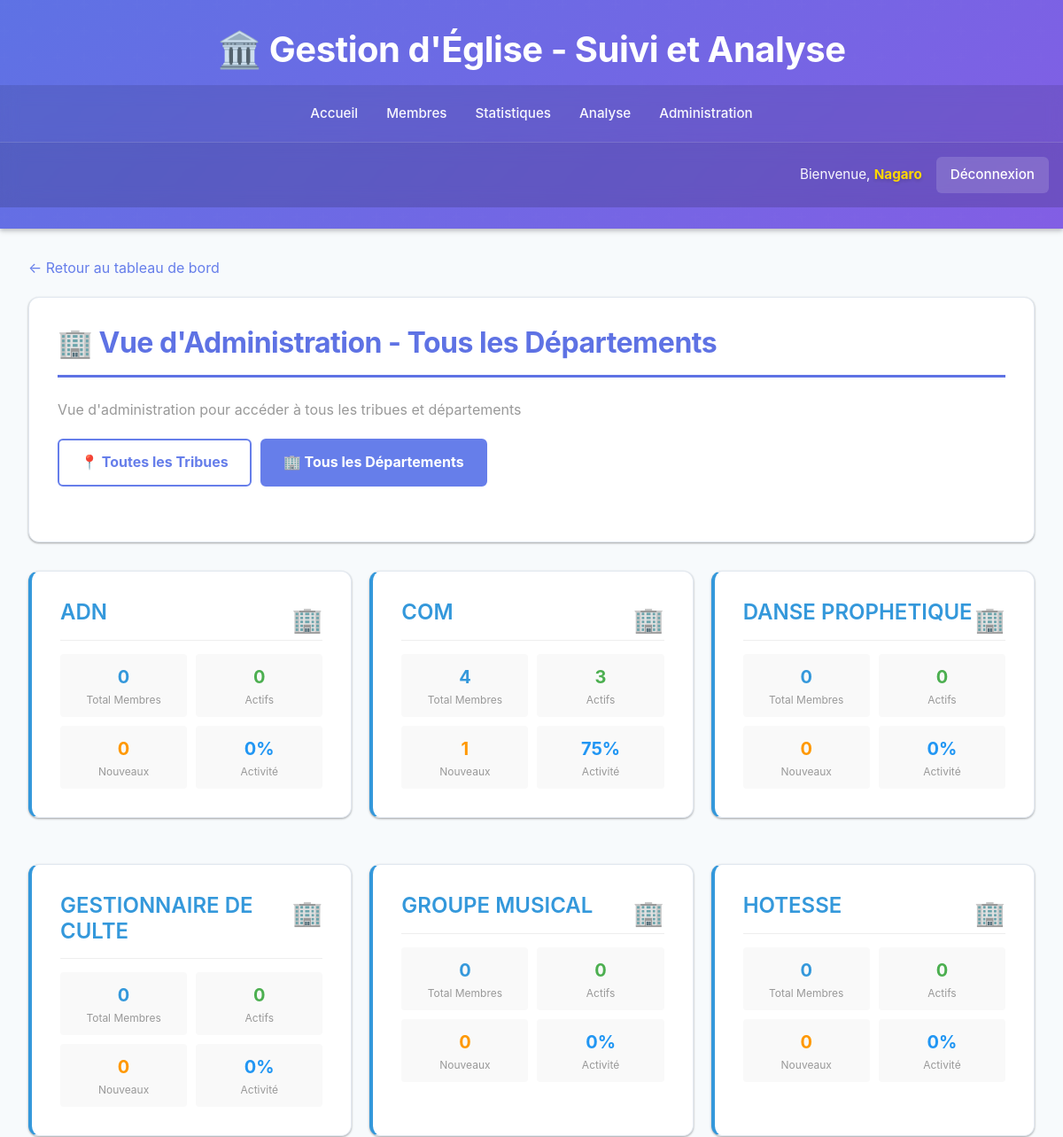
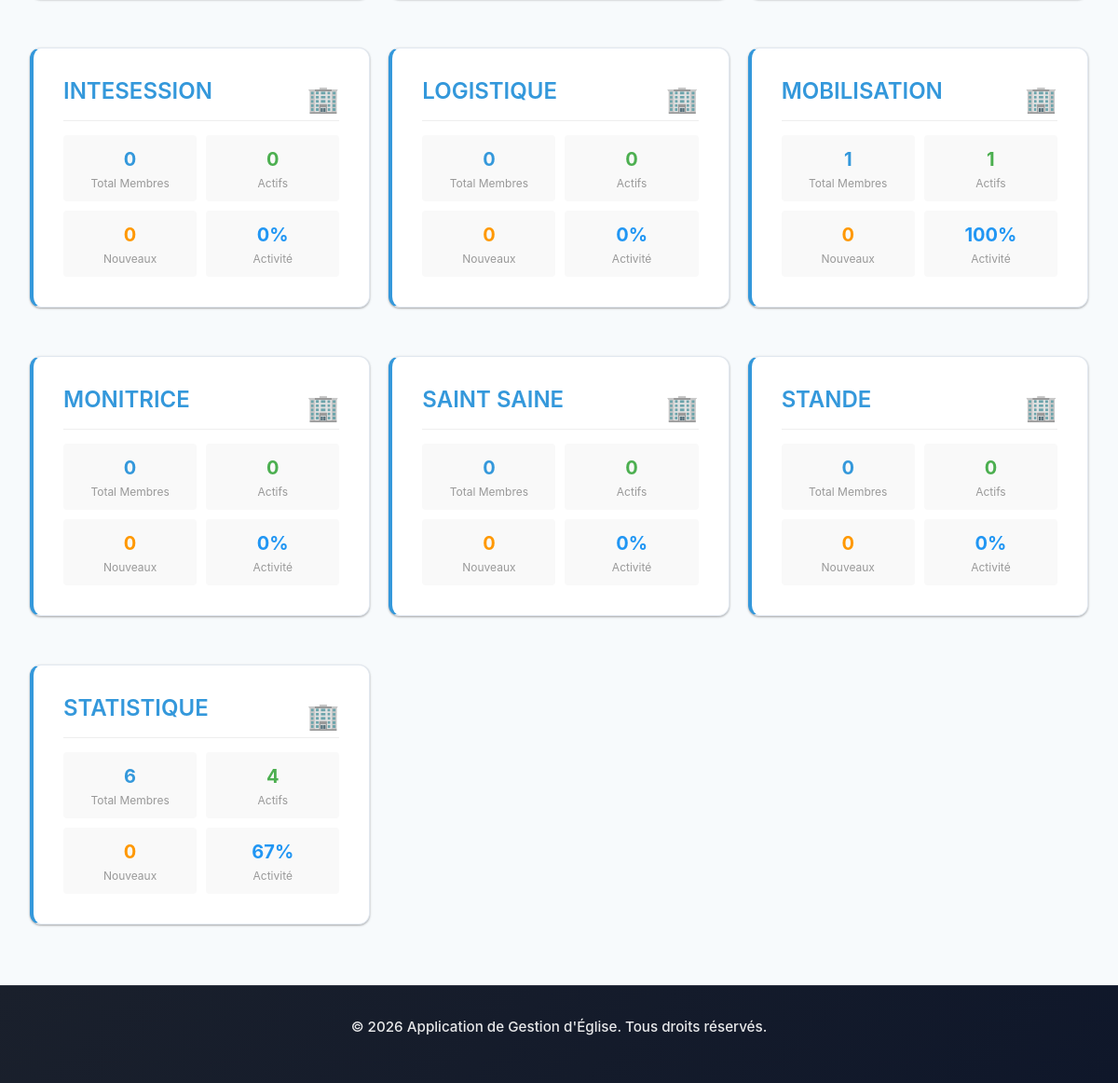
Page /gestion-tribu-departement/?mode=departement (signed in) on the committed database (2 pictures, top to bottom).
### eglise/models.py (models this page shows, shortened)
class Departement(models.Model):
    nom = models.CharField(max_length=100, unique=True)
    description = models.TextField(blank=True, null=True)
    responsable = models.CharField(max_length=100, blank=True, null=True)
    date_creation = models.DateTimeField(auto_now_add=True)
    class Meta:
        ordering = ['nom']

### eglise/admin_tribu_departement_view.py (the view, shortened to what this page needs)
# urls.py: path('gestion-tribu-departement/', views.AdminTribuDepartementView.as_view(), name='admin_tribu_departement'),
class AdminTribuDepartementView(LoginRequiredMixin, TemplateView):
    template_name = 'eglise/admin_tribu_departement.html'
    def dispatch(self, request, *args, **kwargs):
        if not request.user.is_superuser:
            return redirect('eglise:dashboard')
        return super().dispatch(request, *args, **kwargs)
    def get_context_data(self, **kwargs):
        context = super().get_context_data(**kwargs)
        mode = self.request.GET.get('mode', 'tribu')
        if mode == 'departement':
            departements = Departement.objects.all().order_by('nom')
            departements_data = []
            for dept in departements:
                membres_count = Membre.objects.filter(departement=dept).count()
                actifs_count = Membre.objects.filter(departement=dept, statut='actif').count()
                nouveaux_count = Membre.objects.filter(departement=dept, statut='nouveau').count()
                pourcentage_actifs = 0
                if membres_count > 0:
                    pourcentage_actifs = round((actifs_count * 100) / membres_count)
                departements_data.append({
                    'obj': dept,
                    'total': membres_count,
                    'actifs': actifs_count,
                    'nouveaux': nouveaux_count,
                    'pourcentage_actifs': pourcentage_actifs,
                })
            context['departements'] = departements_data
            context['mode'] = 'departement'
            context['page_title'] = '🏢 Vue d\'Administration - Tous les Départements'
        return context

### eglise/templates/eglise/admin_tribu_departement.html (shortened to what this page needs)
{% extends 'eglise/base.html' %}
{% block content %}
<div style="margin-bottom: 20px;">
    <a href="{% url 'eglise:dashboard' %}" style="color: #667eea; text-decoration: none;">← Retour au tableau de bord</a>
</div>
<div class="card">
    <h2>{{ page_title }}</h2>
    <p style="color: #999; margin-bottom: 20px;">Vue d'administration pour accéder à tous les tribues et départements</p>
    <div style="display: flex; gap: 10px; margin-bottom: 30px;">
        <a href="{% url 'eglise:admin_tribu_departement' %}?mode=tribu"
           style="padding: 12px 24px; border-radius: 6px; text-decoration: none; font-weight: bold; border: 2px solid #667eea; {% if mode == 'tribu' %}background: #667eea; color: white;{% else %}color: #667eea; background: white;{% endif %} transition: all 0.3s;">
            📍 Toutes les Tribues
        </a>
        <a href="{% url 'eglise:admin_tribu_departement' %}?mode=departement"
           style="padding: 12px 24px; border-radius: 6px; text-decoration: none; font-weight: bold; border: 2px solid #667eea; {% if mode == 'departement' %}background: #667eea; color: white;{% else %}color: #667eea; background: white;{% endif %} transition: all 0.3s;">
            🏢 Tous les Départements
        </a>
    </div>
</div>
{% if mode == 'tribu' %}
<div style="display: grid; grid-template-columns: repeat(auto-fill, minmax(300px, 1fr)); gap: 20px; margin-top: 20px;">
    {% for tribu_item in tribus %}
    <div class="card" style="border-left: 4px solid #667eea; cursor: pointer; transition: all 0.3s; hover-transform: translateY(-2px); hover-box-shadow: 0 4px 12px rgba(102, 126, 234, 0.3);">
        <a href="{% url 'eglise:tribu_membres' tribu_item.obj.id %}" style="text-decoration: none; color: inherit; display: block;">
            <div style="display: flex; justify-content: space-between; align-items: start;">
                <div>
                    <h3 style="color: #667eea; margin-bottom: 15px; margin-top: 0;">{{ tribu_item.obj.nom }}</h3>
                    {% if tribu_item.obj.description %}
                    <p style="color: #999; font-size: 14px; margin-bottom: 15px;">{{ tribu_item.obj.description }}</p>
                    {% endif %}
                </div>
                <div style="font-size: 28px;">📍</div>
            </div>
            <div style="display: grid; grid-template-columns: 1fr 1fr; gap: 10px; padding-top: 15px; border-top: 1px solid #eee;">
                <div style="background: #f9f9f9; padding: 10px; border-radius: 4px; text-align: center;">
                    <div style="font-size: 20px; font-weight: bold; color: #667eea;">{{ tribu_item.total }}</div>
                    <div style="font-size: 12px; color: #999;">Total Membres</div>
                </div>
                <div style="background: #f9f9f9; padding: 10px; border-radius: 4px; text-align: center;">
                    <div style="font-size: 20px; font-weight: bold; color: #4caf50;">{{ tribu_item.actifs }}</div>
                    <div style="font-size: 12px; color: #999;">Actifs</div>
                </div>
                <div style="background: #f9f9f9; padding: 10px; border-radius: 4px; text-align: center;">
                    <div style="font-size: 20px; font-weight: bold; color: #ff9800;">{{ tribu_item.nouveaux }}</div>
                    <div style="font-size: 12px; color: #999;">Nouveaux</div>
                </div>
                <div style="background: #f9f9f9; padding: 10px; border-radius: 4px; text-align: center;">
                    <div style="font-size: 20px; font-weight: bold; color: #2196f3;">
                        {{ tribu_item.pourcentage_actifs }}%
                    </div>
                    <div style="font-size: 12px; color: #999;">Activité</div>
                </div>
            </div>
        </a>
    </div>
    {% empty %}
    <div class="card" style="grid-column: 1 / -1; text-align: center; padding: 40px;">
        <p style="color: #999; font-size: 16px;">Aucune tribu enregistrée</p>
    </div>
    {% endfor %}
</div>
{% else %}
<div style="display: grid; grid-template-columns: repeat(auto-fill, minmax(300px, 1fr)); gap: 20px; margin-top: 20px;">
    {% for dept_item in departements %}
    <div class="card" style="border-left: 4px solid #3498db; cursor: pointer; transition: all 0.3s; hover-transform: translateY(-2px); hover-box-shadow: 0 4px 12px rgba(52, 152, 219, 0.3);">
        <a href="{% url 'eglise:departement_membres' dept_item.obj.id %}" style="text-decoration: none; color: inherit; display: block;">
            <div style="display: flex; justify-content: space-between; align-items: start;">
                <div>
                    <h3 style="color: #3498db; margin-bottom: 15px; margin-top: 0;">{{ dept_item.obj.nom }}</h3>
                </div>
                <div style="font-size: 28px;">🏢</div>
            </div>
            <div style="display: grid; grid-template-columns: 1fr 1fr; gap: 10px; padding-top: 15px; border-top: 1px solid #eee;">
                <div style="background: #f9f9f9; padding: 10px; border-radius: 4px; text-align: center;">
                    <div style="font-size: 20px; font-weight: bold; color: #3498db;">{{ dept_item.total }}</div>
                    <div style="font-size: 12px; color: #999;">Total Membres</div>
                </div>
                <div style="background: #f9f9f9; padding: 10px; border-radius: 4px; text-align: center;">
                    <div style="font-size: 20px; font-weight: bold; color: #4caf50;">{{ dept_item.actifs }}</div>
                    <div style="font-size: 12px; color: #999;">Actifs</div>
                </div>
                <div style="background: #f9f9f9; padding: 10px; border-radius: 4px; text-align: center;">
                    <div style="font-size: 20px; font-weight: bold; color: #ff9800;">{{ dept_item.nouveaux }}</div>
                    <div style="font-size: 12px; color: #999;">Nouveaux</div>
                </div>
                <div style="background: #f9f9f9; padding: 10px; border-radius: 4px; text-align: center;">
                    <div style="font-size: 20px; font-weight: bold; color: #2196f3;">
                        {{ dept_item.pourcentage_actifs }}%
                    </div>
                    <div style="font-size: 12px; color: #999;">Activité</div>
                </div>
            </div>
        </a>
    </div>
    {% empty %}
    <div class="card" style="grid-column: 1 / -1; text-align: center; padding: 40px;">
        <p style="color: #999; font-size: 16px;">Aucun département enregistré</p>
    </div>
    {% endfor %}
</div>
{% endif %}
{% endblock %}

### eglise/templates/eglise/base.html (shortened to what this page needs)
<!DOCTYPE html>
<html lang="fr">
<head>
    <link href="https://cdn.jsdelivr.net/npm/bootstrap@5.3.0/dist/css/bootstrap.min.css" rel="stylesheet">
    <link rel="stylesheet" href="https://cdnjs.cloudflare.com/ajax/libs/font-awesome/6.4.0/css/all.min.css">
</head>
<body>
    <header>
        <h1>🏛️ Gestion d'Église - Suivi et Analyse</h1>
        <nav>
            {% if user.is_authenticated %}
                <a href="{% url 'eglise:dashboard' %}">Accueil</a>
                <a href="{% url 'eglise:membre_list' %}">Membres</a>
                <a href="{% url 'eglise:statistiques' %}">Statistiques</a>
                <a href="{% url 'eglise:analyse' %}">Analyse</a>
                <a href="{% url 'admin:index' %}">Administration</a>
            {% else %}
                <a href="{% url 'eglise:login' %}">Connexion</a>
                <a href="{% url 'eglise:category-select' %}">Inscription</a>
            {% endif %}
        </nav>
        {% if user.is_authenticated %}
            <div class="user-info">
                <span>Bienvenue, <span class="user-name">{{ user.get_full_name|default:user.username }}</span></span>
                <a href="{% url 'eglise:logout' %}">Déconnexion</a>
            </div>
        {% endif %}
    </header>
    <div class="container">
        {% block content %}{% endblock %}
    </div>
    <footer>
        <p>&copy; 2026 Application de Gestion d'Église. Tous droits réservés.</p>
    </footer>
</body>
</html>

### eglise/templates/eglise/base.html (style rules this page uses)
:root { --primary-color: #5e72e4; --primary-dark: #405cc7; --secondary-color: #825ee4; --success-color: #2dce89; --warning-color: #fb6340; --danger-color: #f5365c; --info-color: #11cdef; --dark-bg: #1a202c; --light-bg: #f7fafc; --card-bg: #ffffff; --text-primary: #2d3748; --text-secondary: #718096; --border-color: #e2e8f0; --shadow-sm: 0 1px 3px rgba(0, 0, 0, 0.12), 0 1px 2px rgba(0, 0, 0, 0.24); --shadow-md: 0 3px 6px rgba(0, 0, 0, 0.15), 0 2px 4px rgba(0, 0, 0, 0.12); --shadow-lg: 0 10px 20px rgba(0, 0, 0, 0.15), 0 3px 6px rgba(0, 0, 0, 0.10); --transition: all 0.3s cubic-bezier(0.4, 0, 0.2, 1); }
* { margin: 0; padding: 0; box-sizing: border-box; }
html, body { height: 100%; }
body { font-family: -apple-system, BlinkMacSystemFont, 'Segoe UI', 'Roboto', 'Oxygen', 'Ubuntu', 'Cantarell', sans-serif; background-color: var(--light-bg); color: var(--text-primary); display: flex; flex-direction: column; line-height: 1.6; }
header { background: linear-gradient(135deg, var(--primary-color) 0%, var(--secondary-color) 100%); color: white; padding: 1.5rem 0; box-shadow: var(--shadow-md); flex-shrink: 0; position: relative; overflow: hidden; }
header::before { content: ''; position: absolute; top: 0; left: 0; right: 0; bottom: 0; opacity: 0.1; }
header h1 { text-align: center; font-size: clamp(1.5rem, 5vw, 2.5rem); margin: 0; padding: 0.5rem 1rem; word-break: break-word; font-weight: 700; letter-spacing: -0.5px; position: relative; z-index: 1; }
nav { background: rgba(0, 0, 0, 0.1); padding: 0.5rem 0; margin-top: 0.5rem; display: flex; flex-wrap: wrap; justify-content: center; gap: 0; backdrop-filter: blur(10px); }
nav a { color: rgba(255, 255, 255, 0.95); padding: 0.75rem 1rem; text-decoration: none; display: inline-block; transition: var(--transition); font-size: clamp(0.8rem, 2vw, 0.95rem); white-space: nowrap; flex: 0 1 auto; font-weight: 500; position: relative; }
nav a::after { content: ''; position: absolute; bottom: 0; left: 0; right: 0; height: 2px; background: rgba(255, 255, 255, 0.6); transform: scaleX(0); transform-origin: right; transition: var(--transition); }
.container { flex: 1; padding: clamp(1rem, 4vw, 2rem); max-width: 1400px; margin: 0 auto; width: 100%; }
.card { background: var(--card-bg); border-radius: 12px; box-shadow: var(--shadow-sm); padding: clamp(1.25rem, 3vw, 2rem); margin-bottom: 2rem; border: 1px solid var(--border-color); transition: var(--transition); }
.card h2 { color: var(--primary-color); margin-bottom: 1.5rem; border-bottom: 3px solid var(--primary-color); padding-bottom: 1rem; font-size: clamp(1.4rem, 4vw, 2rem); font-weight: 700; letter-spacing: -0.5px; }
.card h3 { font-size: clamp(1.1rem, 3vw, 1.5rem); color: var(--text-primary); font-weight: 600; margin-bottom: 1rem; }
footer { background: linear-gradient(135deg, var(--dark-bg) 0%, #0f172a 100%); color: rgba(255, 255, 255, 0.9); text-align: center; padding: 2rem 1rem; margin-top: auto; flex-shrink: 0; font-size: clamp(0.8rem, 2vw, 0.95rem); border-top: 1px solid rgba(255, 255, 255, 0.1); font-weight: 500; }
.user-info { background: rgba(0, 0, 0, 0.15); padding: 1rem; text-align: right; color: rgba(255, 255, 255, 0.95); font-size: clamp(0.8rem, 2vw, 0.95rem); border-top: 1px solid rgba(255, 255, 255, 0.15); display: flex; flex-wrap: wrap; justify-content: flex-end; gap: 1rem; align-items: center; backdrop-filter: blur(10px); }
.user-info a { color: #fff; text-decoration: none; padding: 0.5rem 1rem; border-radius: 6px; background: rgba(255, 255, 255, 0.15); transition: var(--transition); font-weight: 500; }
.user-name { font-weight: 700; color: #ffd700; text-shadow: 0 2px 4px rgba(0, 0, 0, 0.2); }

### rows in the picture
Departement: obj.nom "ADN", total "0", actifs "0", nouveaux "0", pourcentage_actifs "0"
Departement: obj.nom "COM", total "4", actifs "3", nouveaux "1", pourcentage_actifs "75"
Departement: obj.nom "DANSE PROPHETIQUE", total "0", actifs "0", nouveaux "0", pourcentage_actifs "0"
Departement: obj.nom "GESTIONNAIRE DE CULTE", total "0", actifs "0", nouveaux "0", pourcentage_actifs "0"
Departement: obj.nom "GROUPE MUSICAL", total "0", actifs "0", nouveaux "0", pourcentage_actifs "0"
Departement: obj.nom "HOTESSE", total "0", actifs "0", nouveaux "0", pourcentage_actifs "0"
Departement: obj.nom "INTESESSION", total "0", actifs "0", nouveaux "0", pourcentage_actifs "0"
Departement: obj.nom "LOGISTIQUE", total "0", actifs "0", nouveaux "0", pourcentage_actifs "0"
Departement: obj.nom "MOBILISATION", total "1", actifs "1", nouveaux "0", pourcentage_actifs "100"
Departement: obj.nom "MONITRICE", total "0", actifs "0", nouveaux "0", pourcentage_actifs "0"
Departement: obj.nom "SAINT SAINE", total "0", actifs "0", nouveaux "0", pourcentage_actifs "0"
Departement: obj.nom "STANDE", total "0", actifs "0", nouveaux "0", pourcentage_actifs "0"
Departement: obj.nom "STATISTIQUE", total "6", actifs "4", nouveaux "0", pourcentage_actifs "67"

### other values in the picture
{{ user.get_full_name|default:user.username }} "Nagaro"
{{ page_title }} "🏢 Vue d'Administration - Tous les Départements"
